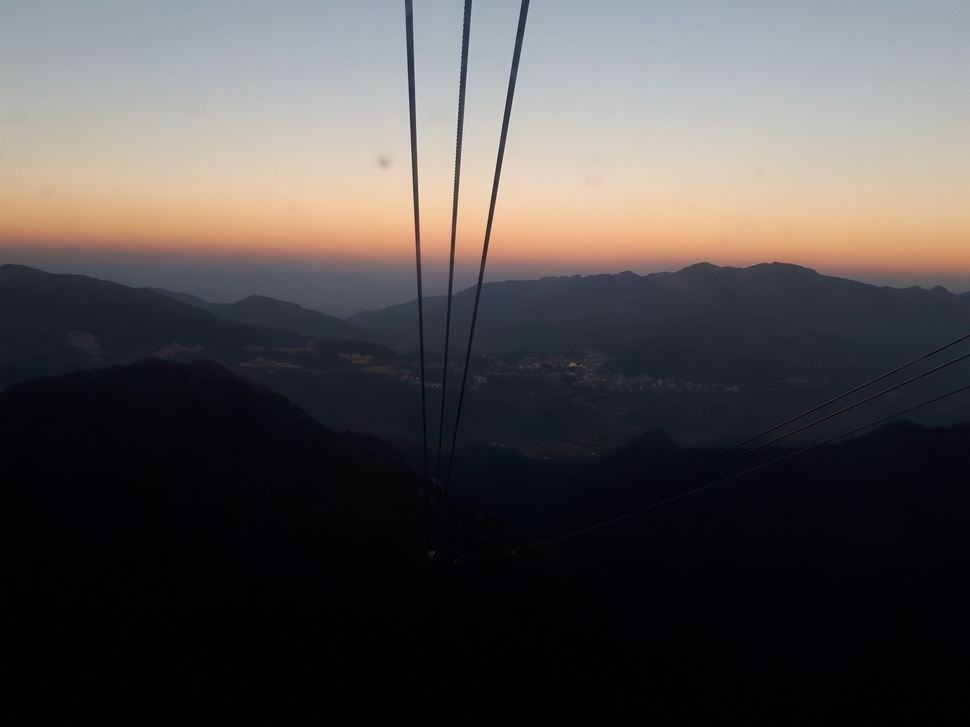
#> input picture histogram matching/2.jpg, 970 x 727 px, shrunk from 4608 x 3456 before the run
$ jupyter execute Untitled.ipynb   (shell and % lines are left out)
#> lines starting #> are read from the running program, lines starting #| are printed output that depends on the picture
[cell 1]
import cv2
import numpy as np
import matplotlib.pyplot as plt

[cell 2]
plt.rcParams['figure.figsize'] = [10,8]

[cell 3]
img = cv2.imread("2.jpg", 0)
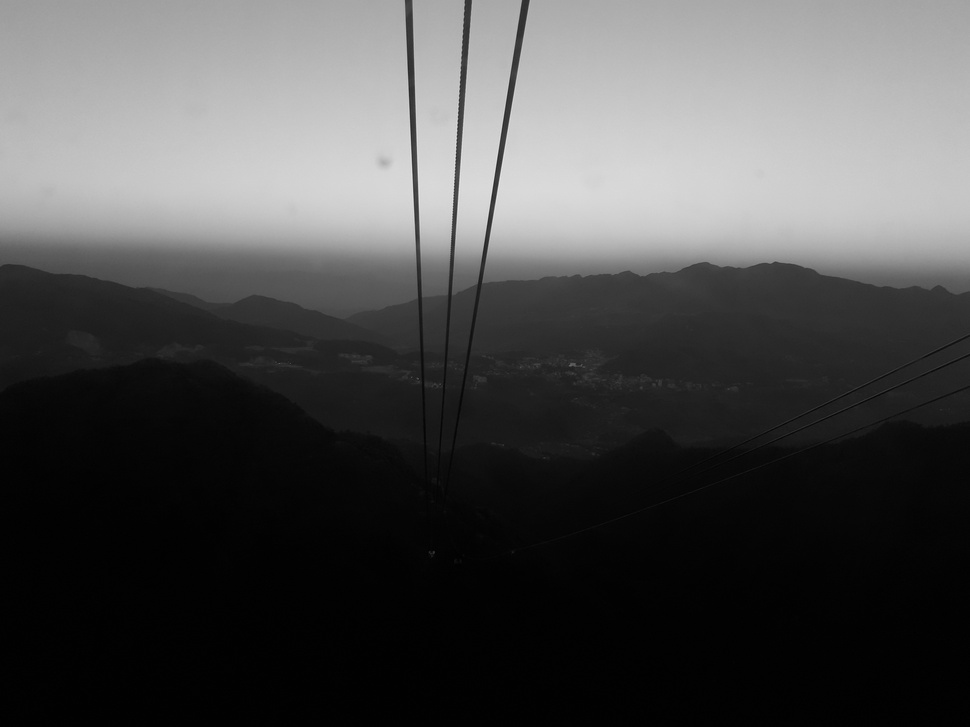
#> img: shape (727, 970); min 0, max 232, mean 78.1
plt.imshow(img, cmap='gray')

[cell 4]
#Tinh histogram

[cell 5]
#using cv2.calcHist()
hist = cv2.calcHist(
                    [img],
                    channels=[0],
                    mask=None, #full image
                    histSize=[256], #full scale
                    ranges=[0,256]
)
#> hist = 256 values, max 96767 at index 2, min 0 at index 233, mean 2754.6

[cell 6]
plt.plot(hist)
#> figure, not shown here; curve peaks at x = 2, y = 96767

[cell 7]
#normalized histogram
h, w = img.shape[:2]
#> h = 727; w = 970
normalized_hist = hist/(h*w)
#> normalized_hist = 256 values, max 0.137 at index 2, min 0 at index 233, mean 0.00391
plt.plot(normalized_hist)
#> figure, not shown here; curve peaks at x = 2, y = 0.137

[cell 8]
def plot_img_and_hist(img):
    '''Draw image together with its histogram and cdf'''
    hist = cv2.calcHist(
                    [img],
                    channels=[0],
                    mask=None, #full image
                    histSize=[256], #full scale
                    ranges=[0,256]
    )
    h, w = img.shape[:2]
    normalized_hist = hist/(h*w)
    cdf = normalized_hist.cumsum()
    plt.subplot(1, 2, 1)
    plt.imshow(img, cmap='gray')
    plt.subplot(1, 2, 2)
    plt.plot(normalized_hist, 'r')
    plt.plot(cdf, 'b--')
    plt.legend(('histogram', 'cdf'), loc='upper left')

[cell 9]
plot_img_and_hist(cv2.imread("2.jpg", 0))
#> in plot_img_and_hist, `cdf = normalized_hist.cumsum()`: cdf = 256 values from 0.000546 to 1
#> figure, not shown here; panel 2: curve peaks at x = 2, y = 0.137; panel 2: curve peaks at x = 232, y = 1

[cell 10]
def adjust_image_gamma_lookuptable(image, gamma=1.0):
    # build a lookup table mapping the pixel values [0, 255] to
    # their adjusted gamma values
    table = np.array([((i / 255.0) ** gamma) * 255
        for i in np.arange(0, 256)]).astype("uint8")

    # apply gamma correction using the lookup table
    return cv2.LUT(image, table)

[cell 11]
img_adjusted = adjust_image_gamma_lookuptable(img, gamma=0.45)
#> in adjust_image_gamma_lookuptable, `return cv2.LUT(image, table)`:
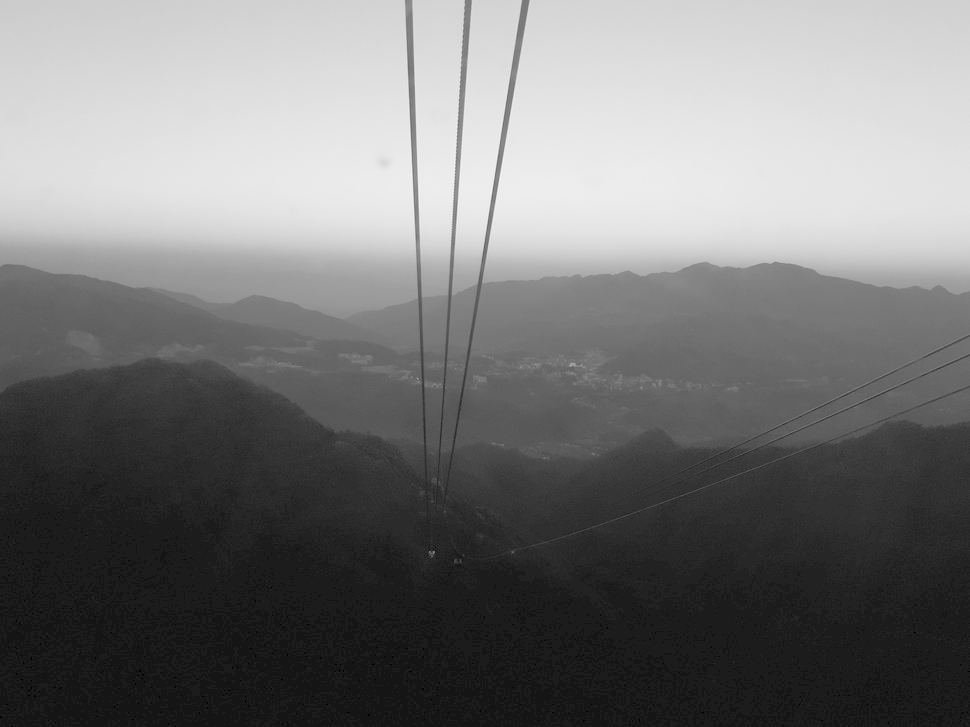
#> returned value: shape (727, 970); min 0, max 244, mean 119.1
plot_img_and_hist(img_adjusted)
#> figure, not shown here; panel 2: curve peaks at x = 28, y = 0.137; panel 2: curve peaks at x = 244, y = 1

[cell 12]
#can bang histogram

[cell 13]
def hist_equalize(img):
    #1. calculate hist
    hist = cv2.calcHist([img], [0], None, [256], [0, 256])
    #2. normalize hist
    h, w = img.shape[:2]
    hist = hist/(h*w)

    #3. calculate CDF
    cdf = np.cumsum(hist)
    s_k = (255 * cdf-0.5).astype("uint8")
    return s_k

[cell 14]
s_k = hist_equalize(img)
#> in hist_equalize, `hist = hist/(h*w)`: hist has the same summary as normalized_hist outside hist_equalize
#> in hist_equalize, `s_k = (255 * cdf-0.5).astype("uint8")`: s_k = 256 values from 0 to 254
#> s_k = 256 values from 0 to 254
equalized_img = cv2.LUT(img, s_k)
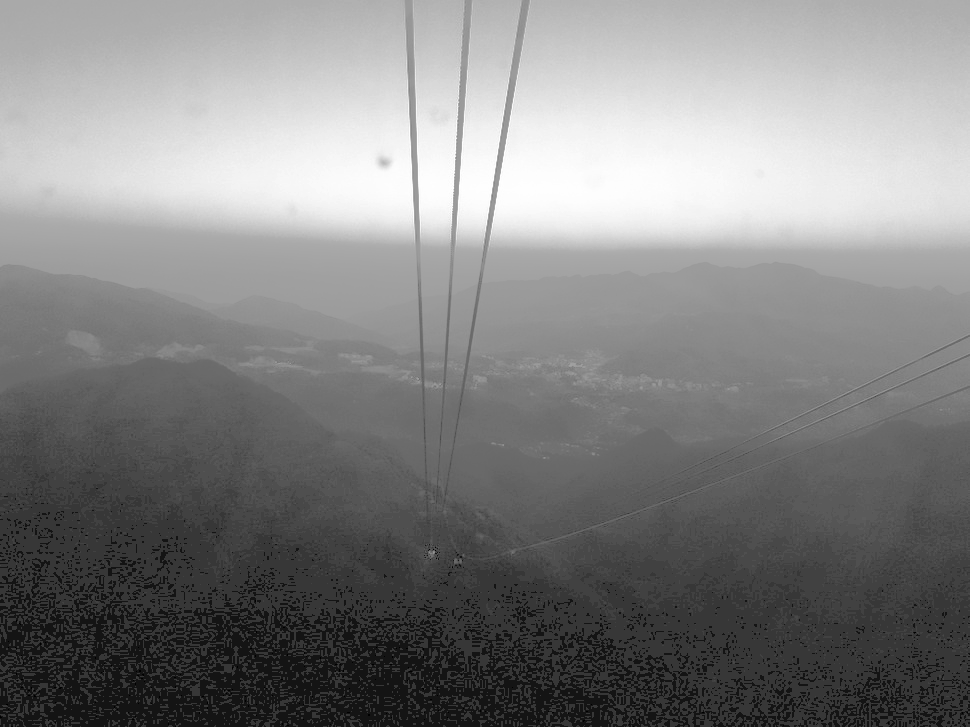
#> equalized_img: shape (727, 970); min 0, max 254, mean 130.7
plot_img_and_hist(equalized_img)
#> figure, not shown here; panel 2: curve peaks at x = 55, y = 0.137; panel 2: curve peaks at x = 254, y = 1

[cell 15]
#using opencv function

[cell 16]
img_equalized = cv2.equalizeHist(img)
plot_img_and_hist(img_equalized)
#> figure, not shown here; panel 2: curve peaks at x = 56, y = 0.137; panel 2: curve peaks at x = 255, y = 1

# Code histogram matchining

[cell 17]
#code histogram matching algorithm

### sample image

[cell 18]
plot_img_and_hist(cv2.imread("sample.jpg", 0))
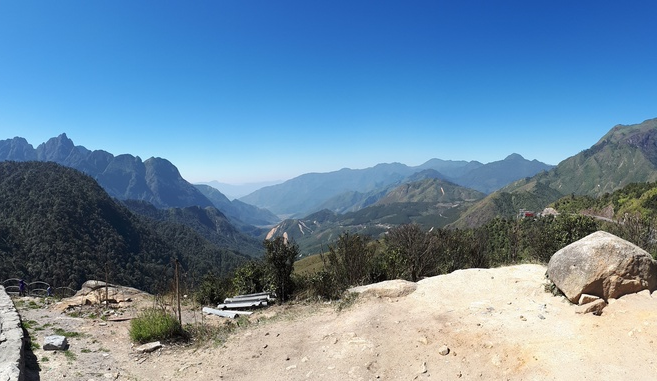
#> input picture histogram matching/sample.jpg, 657 x 381 px, shrunk from 3120 x 1808 before the run
#> figure, not shown here; panel 2: curve peaks at x = 103, y = 0.00759; panel 2: curve peaks at x = 255, y = 1

### origin image

[cell 19]
plot_img_and_hist(cv2.imread("low_contract.jpg", 0))
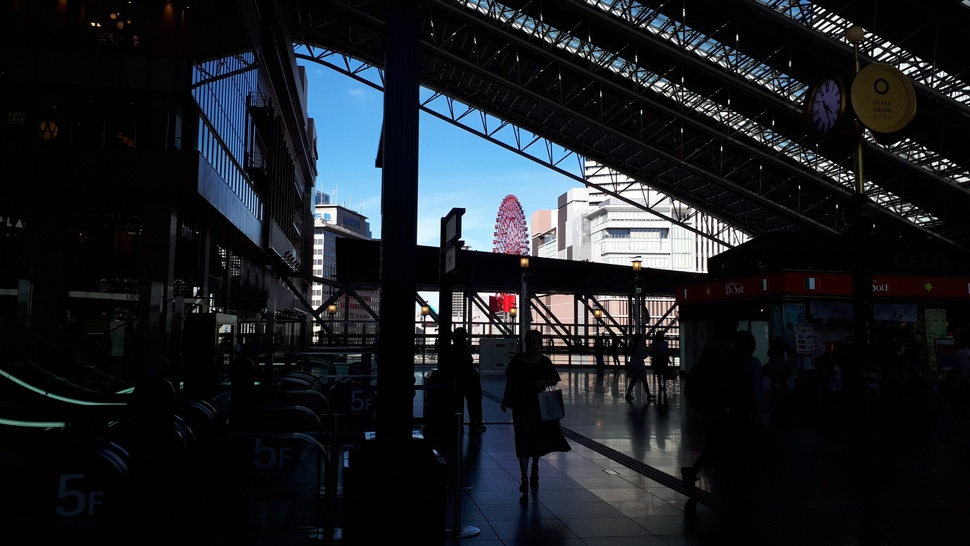
#> input picture histogram matching/low_contract.jpg, 970 x 546 px, shrunk from 4608 x 2592 before the run
#> figure, not shown here; panel 2: curve peaks at x = 1, y = 0.249; panel 2: curve peaks at x = 255, y = 1

[cell 20]
def find_nearest_above(my_array, target):
    diff = my_array - target
    mask = np.ma.less_equal(diff, -1)

    if np.all(mask):
        c = np.abs(diff).argmin()
        return c
    masked_diff = np.ma.masked_array(diff, mask)
    return masked_diff.argmin()

[cell 21]
def hist_match(original, specified):

    oldshape = original.shape
    original = original.ravel()
    specified = specified.ravel()

    # get the set of unique pixel values and their corresponding indices and counts
    s_values, bin_idx, s_counts = np.unique(original, return_inverse=True,return_counts=True)
    t_values, t_counts = np.unique(specified, return_counts=True)

    # Calculate s_k for original image
    s_quantiles = np.cumsum(s_counts).astype(np.float64)
    s_quantiles /= s_quantiles[-1]

    # Calculate s_k for specified image
    t_quantiles = np.cumsum(t_counts).astype(np.float64)
    t_quantiles /= t_quantiles[-1]

    # Round the values
    sour = np.around(s_quantiles*255)
    temp = np.around(t_quantiles*255)

    # Map the rounded values
    b=[]
    for data in sour[:]:
        b.append(find_nearest_above(temp,data))
    b= np.array(b,dtype='uint8')

    return b[bin_idx].reshape(oldshape)

[cell 22]
import cv2
import numpy as np
# Load the images in greyscale
original = cv2.imread('low_contract.jpg',0)
#> original: shape (546, 970); min 0, max 255, mean 29.9
specified = cv2.imread('sample.jpg',0)
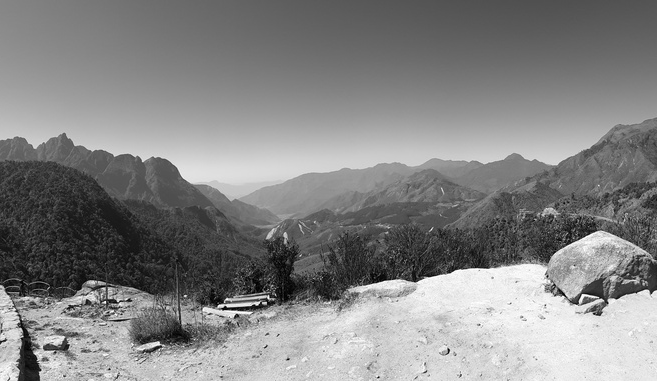
#> specified: shape (381, 657); min 0, max 255, mean 132.7

# perform Histogram Matching
a = hist_match(original, specified)
#> in hist_match, `s_values, bin_idx, s_counts = np.unique(original, return_inverse=True,..`: s_values = 256 values from 0 to 255; s_counts = 256 values, max 131712 at index 1, min 215 at index 226, mean 2068.8
#> in hist_match, `t_values, t_counts = np.unique(specified, return_counts=True)`: t_values = 256 values from 0 to 255; t_counts = 256 values, max 1899 at index 103, min 14 at index 2, mean 977.8
#> in hist_match, `s_quantiles = np.cumsum(s_counts).astype(np.float64)`: s_quantiles = 256 values from 58435 to 529620
#> in hist_match, `s_quantiles /= s_quantiles[-1]`: s_quantiles = 256 values from 0.11 to 1
#> in hist_match, `t_quantiles = np.cumsum(t_counts).astype(np.float64)`: t_quantiles = 256 values from 35 to 250317
#> in hist_match, `t_quantiles /= t_quantiles[-1]`: t_quantiles = 256 values from 0.00014 to 1
#> in hist_match, `sour = np.around(s_quantiles*255)`: sour = 256 values from 28 to 255
#> in hist_match, `temp = np.around(t_quantiles*255)`: temp = 256 values from 0 to 255
#> the loop in hist_match, `for data in sour[:]:` made 256 passes
#> data on passes 1 to 3: 28, 92, 124
#> after the loop in hist_match, `for data in sour[:]:`: b = 256 values from 55 to 248
#> in hist_match, `return b[bin_idx].reshape(oldshape)`:
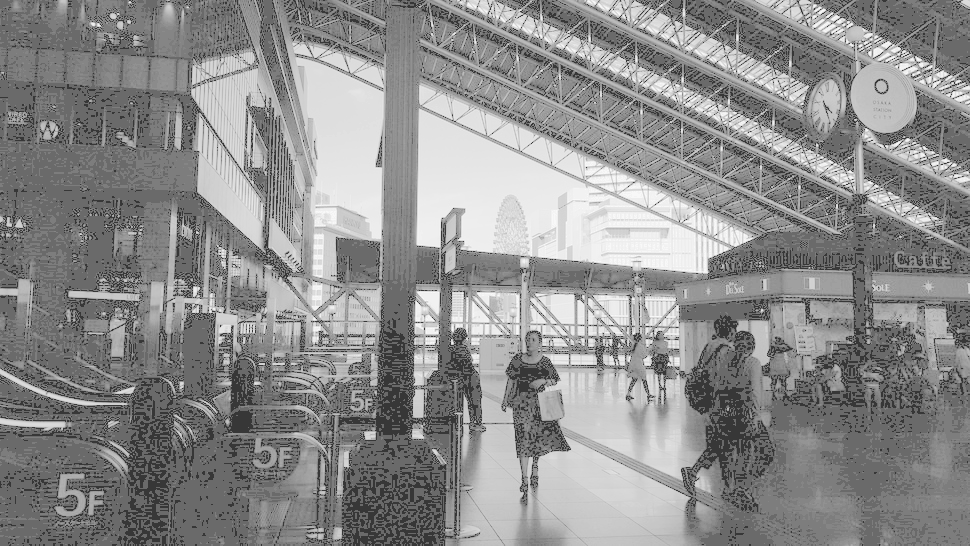
#> returned value: shape (546, 970); min 55, max 248, mean 141.2

# Display the image
plot_img_and_hist(a)
#> `[cell 22] import cv2 import numpy as np # Load the images in greyscale..`:
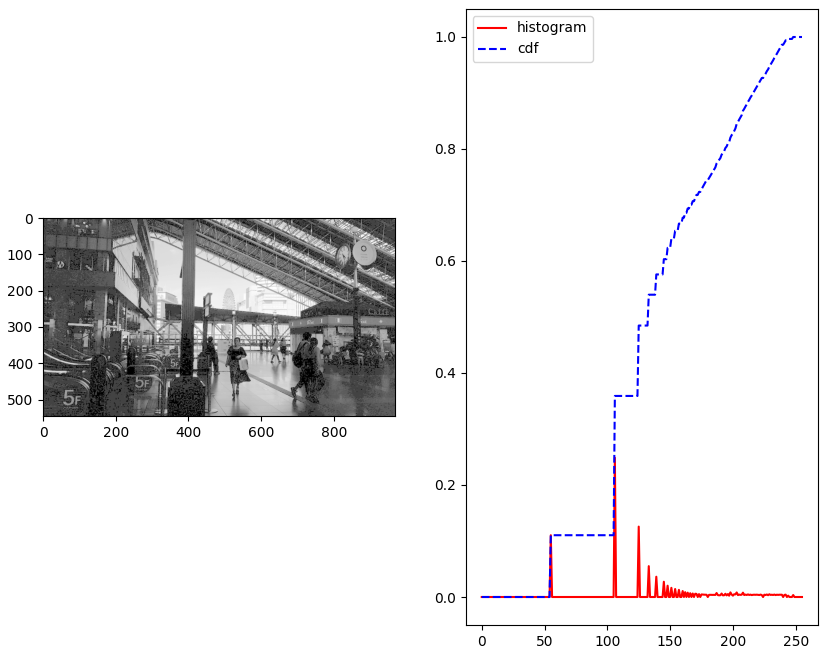
#> figure drawn by matplotlib, 2 panels; panel 2: curve peaks at x = 106, y = 0.249; panel 2: curve peaks at x = 248, y = 1

# [5 lines of commented-out code are left out]
